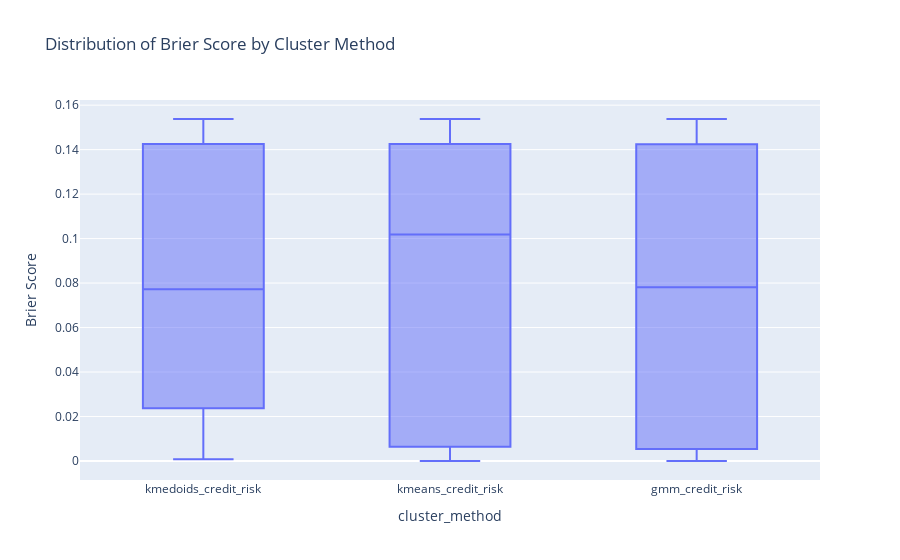

Notebook source saved alongside this figure:
### Code cell
# %% [code]
fig4 = px.box(df1, x="cluster_method", y="Brier Score",
              title="Distribution of Brier Score by Cluster Method")
fig4.show()

### Figure 1 — Plotly figure (JSON) as saved in the notebook; plotly's stock layout.template omitted (floating-point values rounded to 4 significant figures)
{"data": [{"alignmentgroup": "True", "hovertemplate": "cluster_method=%{x}<br>Brier Score=%{y}<extra></extra>", "legendgroup": "", "marker": {"color": "#636efa"}, "name": "", "notched": false, "offsetgroup": "", "orientation": "v", "showlegend": false, "type": "box", "x": ["kmedoids_credit_risk", "kmedoids_credit_risk", "kmedoids_credit_risk", "kmedoids_credit_risk", "kmedoids_credit_risk", "kmedoids_credit_risk", "kmedoids_credit_risk", "kmedoids_credit_risk", "kmeans_credit_risk", "kmeans_credit_risk", "kmeans_credit_risk", "kmeans_credit_risk", "kmeans_credit_risk", "kmeans_credit_risk", "kmeans_credit_risk", "kmeans_credit_risk", "gmm_credit_risk", "gmm_credit_risk", "gmm_credit_risk", "gmm_credit_risk", "gmm_credit_risk", "gmm_credit_risk", "gmm_credit_risk", "gmm_credit_risk", "kmedoids_credit_risk", "kmedoids_credit_risk", "kmedoids_credit_risk", "kmedoids_credit_risk", "kmedoids_credit_risk", "kmedoids_credit_risk", "kmedoids_credit_risk", "kmedoids_credit_risk", "kmeans_credit_risk", "kmeans_credit_risk", "kmeans_credit_risk", "kmeans_credit_risk", "kmeans_credit_risk", "kmeans_credit_risk", "kmeans_credit_risk", "kmeans_credit_risk", "gmm_credit_risk", "gmm_credit_risk", "gmm_credit_risk", "gmm_credit_risk", "gmm_credit_risk", "gmm_credit_risk", "gmm_credit_risk", "gmm_credit_risk", "kmedoids_credit_risk", "kmedoids_credit_risk", "kmedoids_credit_risk", "kmedoids_credit_risk", "kmedoids_credit_risk", "kmedoids_credit_risk", "kmedoids_credit_risk", "kmedoids_credit_risk", "kmeans_credit_risk", "kmeans_credit_risk", "kmeans_credit_risk", "kmeans_credit_risk", "kmeans_credit_risk", "kmeans_credit_risk", "kmeans_credit_risk", "kmeans_credit_risk", "gmm_credit_risk", "gmm_credit_risk", "gmm_credit_risk", "gmm_credit_risk", "gmm_credit_risk", "gmm_credit_risk", "gmm_credit_risk", "gmm_credit_risk", "kmedoids_credit_risk", "kmedoids_credit_risk", "kmedoids_credit_risk", "kmedoids_credit_risk", "kmedoids_credit_risk", "kmedoids_credit_risk", "kmedoids_credit_risk", "kmedoids_credit_risk", "kmeans_credit_risk", "kmeans_credit_risk", "kmeans_credit_risk", "kmeans_credit_risk", "kmeans_credit_risk", "kmeans_credit_risk", "kmeans_credit_risk", "kmeans_credit_risk", "gmm_credit_risk", "gmm_credit_risk", "gmm_credit_risk", "gmm_credit_risk", "gmm_credit_risk", "gmm_credit_risk", "gmm_credit_risk", "gmm_credit_risk", "kmedoids_credit_risk", "kmedoids_credit_risk", "kmedoids_credit_risk", "kmedoids_credit_risk", "kmedoids_credit_risk", "kmedoids_credit_risk", "kmedoids_credit_risk", "kmedoids_credit_risk", "kmeans_credit_risk", "kmeans_credit_risk", "kmeans_credit_risk", "kmeans_credit_risk", "kmeans_credit_risk", "kmeans_credit_risk", "kmeans_credit_risk", "kmeans_credit_risk", "gmm_credit_risk", "gmm_credit_risk", "gmm_credit_risk", "gmm_credit_risk", "gmm_credit_risk", "gmm_credit_risk", "gmm_credit_risk", "gmm_credit_risk"], "x0": " ", "xaxis": "x", "y": [0.0426, 0.1457, 0.02469, 0.007374, 0.1224, 0.0007362, 0.1425, 0.1208, 0.006932, 0.1444, 0.09161, 0.00569, 0.109, 0.06819, 0.1425, 0.1208, 0.003978, 0.1422, 0.02562, 0.0004109, 0.1137, 0.004379, 0.1425, 0.1208, 0.0426, 0.1457, 0.03739, 0.007374, 0.1224, 0.002094, 0.1425, 0.1208, 0.006932, 0.1444, 0.1004, 0.00569, 0.109, 0.05607, 0.1425, 0.1208, 0.003978, 0.1422, 0.03853, 0.0004109, 0.1137, 0.01685, 0.1425, 0.1208, 0.03372, 0.1525, 0.005134, 0.03181, 0.1399, 0.0009505, 0.1538, 0.1464, 0, 0.1522, 0.005962, 0, 0.1439, 0.001388, 0.1538, 0.1464, 0, 0.1531, 0.03282, 0, 0.1439, 0.009113, 0.1538, 0.1464, 0.04574, 0.1466, 0.04147, 0.02285, 0.1087, 0.007371, 0.1436, 0.119, 0.003733, 0.1487, 0.1028, 0.001248, 0.09793, 0.06763, 0.1436, 0.119, 0.005177, 0.1434, 0.03956, 0.0001738, 0.1143, 0.01374, 0.1436, 0.119, 0.03693, 0.1477, 0.03304, 0.007587, 0.1096, 0.01027, 0.1425, 0.1201, 0.004364, 0.1444, 0.1009, 0.0004812, 0.1093, 0.06283, 0.1425, 0.1201, 0.005512, 0.1432, 0.04246, 0.0002828, 0.1156, 0.01054, 0.1425, 0.1201], "y0": " ", "yaxis": "y"}], "layout": {"boxmode": "group", "legend": {"tracegroupgap": 0}, "title": {"text": "Distribution of Brier Score by Cluster Method"}, "xaxis": {"anchor": "y", "domain": [0, 1], "title": {"text": "cluster_method"}}, "yaxis": {"anchor": "x", "domain": [0, 1], "title": {"text": "Brier Score"}}}}
